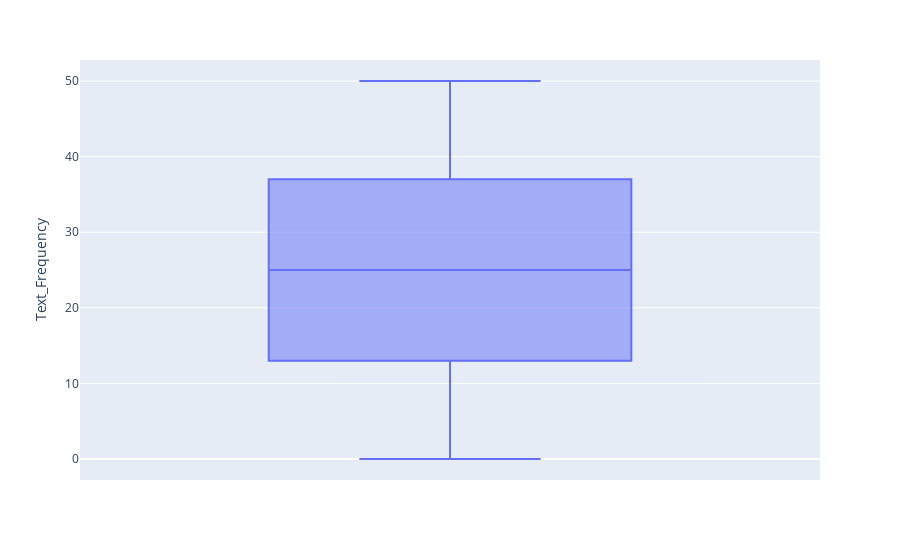

Notebook cell for this chart:
### Code cell
box

### Figure 1 — Plotly figure (JSON) as saved in the notebook; plotly's stock layout.template omitted (floating-point values rounded to 4 significant figures; data arrays with more than 128 entries replaced by an {"elided": "..."} marker saying what was removed)
{"data": [{"alignmentgroup": "True", "hovertemplate": "Text_Frequency=%{y}<extra></extra>", "legendgroup": "", "marker": {"color": "#636efa"}, "name": "", "notched": false, "offsetgroup": "", "orientation": "v", "showlegend": false, "type": "box", "x0": " ", "xaxis": "x", "y": {"elided": "2000 int values"}, "y0": " ", "yaxis": "y"}], "layout": {"boxmode": "group", "legend": {"tracegroupgap": 0}, "margin": {"t": 60}, "xaxis": {"anchor": "y", "domain": [0, 1]}, "yaxis": {"anchor": "x", "domain": [0, 1], "title": {"text": "Text_Frequency"}}}}
